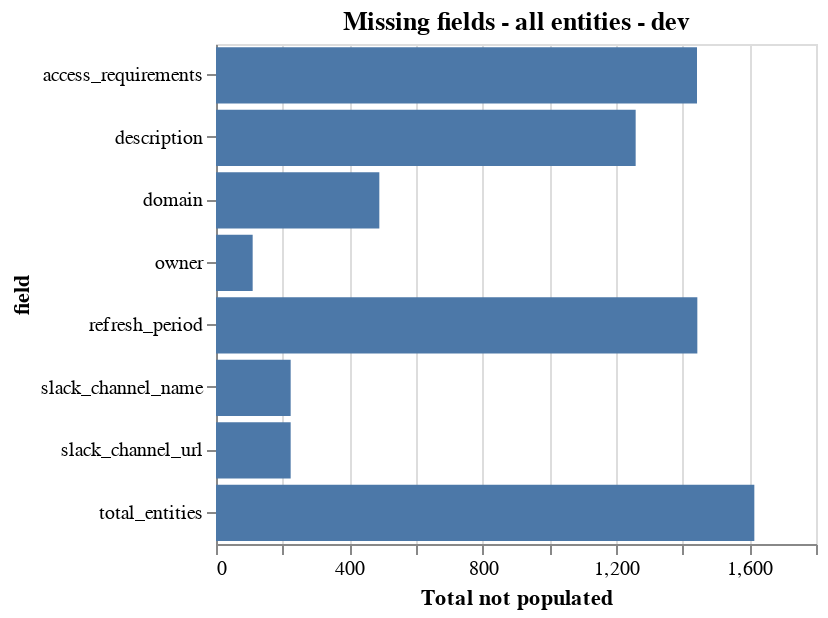

Write notebook code for a chart like this one.
### Code cell
chart_missing_all_entities_absolute

### Figure 1 — Vega-Lite specification as saved in the notebook (floating-point values rounded to 4 significant figures)
{"config": {"view": {"continuousWidth": 300, "continuousHeight": 300}}, "data": {"name": "data-263df0f64d4e460dc0beb18c5bbfed4f"}, "mark": {"type": "bar"}, "encoding": {"tooltip": {"field": "not populated", "type": "quantitative"}, "x": {"field": "not populated", "title": "Total not populated", "type": "quantitative"}, "y": {"field": "field", "type": "nominal"}}, "height": 250, "title": "Missing fields - all entities - dev", "$schema": "https://vega.github.io/schema/vega-lite/v5.20.1.json", "datasets": {"data-263df0f64d4e460dc0beb18c5bbfed4f": [{"field": "description", "not populated": 1259}, {"field": "slack_channel_name", "not populated": 224}, {"field": "slack_channel_url", "not populated": 224}, {"field": "access_requirements", "not populated": 1443}, {"field": "refresh_period", "not populated": 1444}, {"field": "owner", "not populated": 110}, {"field": "domain", "not populated": 490}, {"field": "total_entities", "not populated": 1615}]}}
